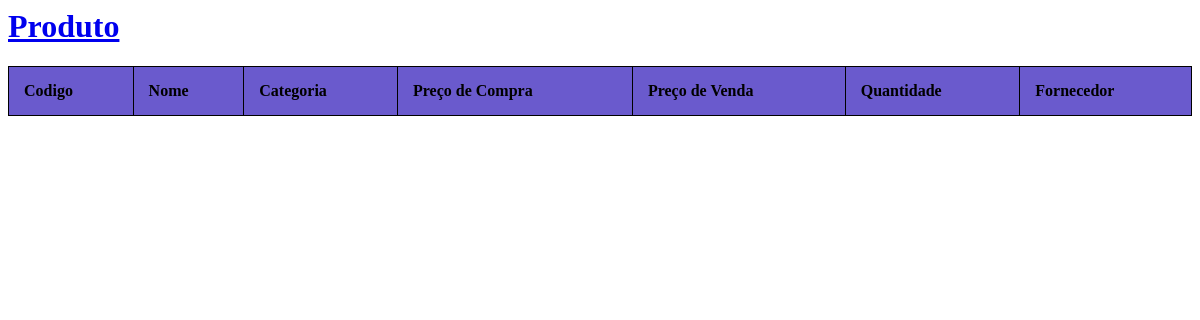
The page /produto/lista/ on the database as committed earlier.
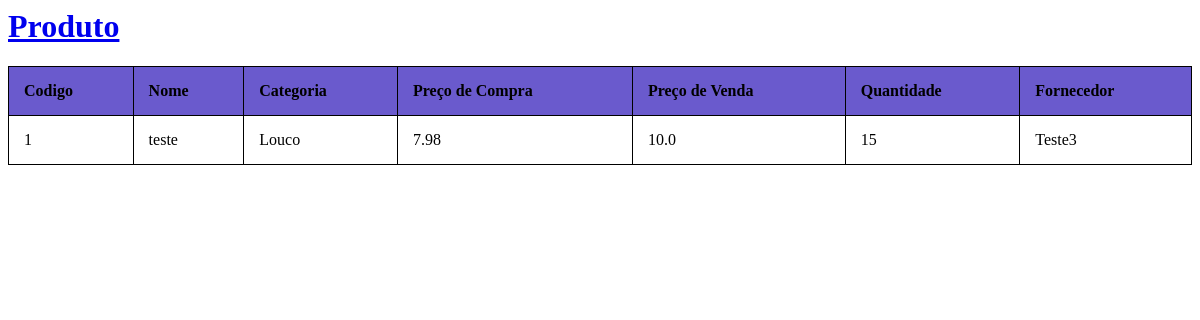
The same page on the database as committed later.
### produto/models.py (models this page shows, shortened)
class Produto(models.Model):
    codigoProduto =  models.AutoField(primary_key=True)
    fkCategoria = models.ForeignKey(Categoria, on_delete=models.CASCADE)
    precoCompra = models.FloatField(null=True, blank=False)
    name = models.CharField(max_length=50, blank=False)
    precoVenda = models.FloatField(null=True, blank=False)
    qtde = models.IntegerField(null=True, blank=False)
    fornecedor = models.CharField(max_length=50, blank=False)

### categoria/models.py (models this page shows)
class Categoria(models.Model):
    codigoCategoria =  models.AutoField(primary_key=True)
    name = models.CharField(max_length=50, blank=False)
    def __str__(self):
        return self.name

### produto/views.py (the view)
# urls.py: path('lista/', views.lista_produto, name='lista_produto'),
def lista_produto(request):
    produto = Produto.objects.all()
    contexto = {
      'produto': produto
    }
    return render(request, "produto/listar_produto.html", contexto)

### ERP/templates/produto/listar_produto.html (shortened to what this page needs)
<div>
    <h1><a href="/produto/">Produto</a></h1>
</div>
<div>
<table style="width:100%">
  <tr BGCOLOR=SlateBlue>
    <th>Codigo</th>
    <th>Nome</th>
    <th>Categoria</th>
    <th>Preço de Compra</th>
    <th>Preço de Venda</th>
    <th>Quantidade</th>
    <th>Fornecedor</th>
  </tr>
  {% for p in produto %}
  <tr>
    <td>{{p.codigoProduto}}</td>
    <td>{{ p.name}}</td>
    <td>{{ p.fkCategoria}}</td>
    <td>{{ p.precoCompra}}</td>
    <td>{{ p.precoVenda}}</td>
    <td>{{ p.qtde}}</td>
    <td>{{ p.fornecedor}}</td>
  </tr>
  {% endfor %}
</table>
</div>

Rows that differ between the two databases and show on the page:
added Produto: codigoProduto "1", name "teste", fkCategoria "Louco", precoCompra "7.98", precoVenda "10.0", qtde "15", fornecedor "Teste3"
